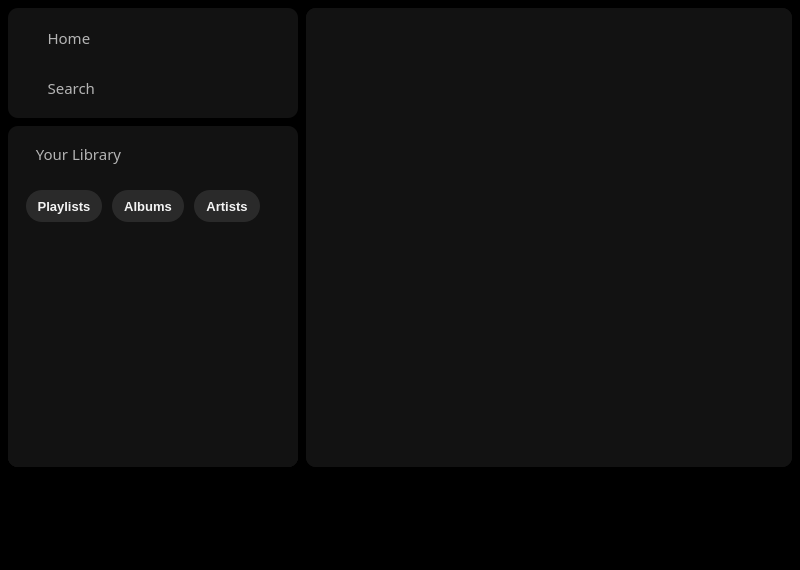
<?xml version="1.0" encoding="UTF-8"?>
<ui version="4.0">
 <class>MainWindow</class>
 <widget class="QMainWindow" name="MainWindow">
  <property name="geometry">
   <rect>
    <x>0</x>
    <y>0</y>
    <width>800</width>
    <height>570</height>
   </rect>
  </property>
  <property name="minimumSize">
   <size>
    <width>800</width>
    <height>570</height>
   </size>
  </property>
  <property name="windowTitle">
   <string>MainWindow</string>
  </property>
  <property name="styleSheet">
   <string notr="true">background-color: rgb(0, 0, 0);</string>
  </property>
  <widget class="QWidget" name="centralwidget">
   <layout class="QGridLayout" name="gridLayout">
    <property name="leftMargin">
     <number>8</number>
    </property>
    <property name="topMargin">
     <number>8</number>
    </property>
    <property name="rightMargin">
     <number>8</number>
    </property>
    <property name="bottomMargin">
     <number>8</number>
    </property>
    <property name="spacing">
     <number>8</number>
    </property>
    <item row="1" column="0" colspan="2">
     <widget class="QWidget" name="widget_4" native="true">
      <property name="sizePolicy">
       <sizepolicy hsizetype="Expanding" vsizetype="Fixed">
        <horstretch>0</horstretch>
        <verstretch>0</verstretch>
       </sizepolicy>
      </property>
      <property name="minimumSize">
       <size>
        <width>0</width>
        <height>87</height>
       </size>
      </property>
      <property name="styleSheet">
       <string notr="true">/*background-color: rgb(170, 170, 127);*/</string>
      </property>
     </widget>
    </item>
    <item row="0" column="0">
     <layout class="QVBoxLayout" name="verticalLayout">
      <property name="spacing">
       <number>8</number>
      </property>
      <item>
       <widget class="QWidget" name="widget" native="true">
        <property name="enabled">
         <bool>true</bool>
        </property>
        <property name="sizePolicy">
         <sizepolicy hsizetype="Preferred" vsizetype="Fixed">
          <horstretch>0</horstretch>
          <verstretch>0</verstretch>
         </sizepolicy>
        </property>
        <property name="minimumSize">
         <size>
          <width>290</width>
          <height>110</height>
         </size>
        </property>
        <property name="maximumSize">
         <size>
          <width>16777215</width>
          <height>16777215</height>
         </size>
        </property>
        <property name="font">
         <font>
          <pointsize>12</pointsize>
         </font>
        </property>
        <property name="styleSheet">
         <string notr="true">border-radius: 10px;
background-color: rgb(18, 18, 18);</string>
        </property>
        <layout class="QVBoxLayout" name="verticalLayout_2">
         <property name="spacing">
          <number>8</number>
         </property>
         <property name="leftMargin">
          <number>24</number>
         </property>
         <property name="topMargin">
          <number>8</number>
         </property>
         <property name="rightMargin">
          <number>35</number>
         </property>
         <property name="bottomMargin">
          <number>8</number>
         </property>
         <item>
          <widget class="QPushButton" name="pushButton">
           <property name="sizePolicy">
            <sizepolicy hsizetype="Preferred" vsizetype="Fixed">
             <horstretch>0</horstretch>
             <verstretch>0</verstretch>
            </sizepolicy>
           </property>
           <property name="minimumSize">
            <size>
             <width>0</width>
             <height>0</height>
            </size>
           </property>
           <property name="maximumSize">
            <size>
             <width>16777215</width>
             <height>40</height>
            </size>
           </property>
           <property name="font">
            <font>
             <family>Segoe UI Black</family>
             <pointsize>11</pointsize>
             <bold>false</bold>
             <underline>false</underline>
             <kerning>true</kerning>
            </font>
           </property>
           <property name="cursor">
            <cursorShape>PointingHandCursor</cursorShape>
           </property>
           <property name="styleSheet">
            <string notr="true">QPushButton {
    text-align: left;       /* Align text to the left */
    padding-left: 0px;     /* Adjust padding as needed */
	color: rgb(180, 180, 180);
}

QPushButton::icon {
    subcontrol-position: left center; /* Icon to the left and centered vertically */
}

QPushButton:hover {
    icon: url(C:/Users/tomas/Downloads/home_hover.png);
	color: rgb(255, 255, 255);
}

QPushButton:pressed {
    icon: url(C:/Users/tomas/Downloads/home_pressed.png);
	color: rgb(255, 255, 255);
}
</string>
           </property>
           <property name="text">
            <string>    Home</string>
           </property>
           <property name="icon">
            <iconset>
             <normaloff>../../../Downloads/home.png</normaloff>../../../Downloads/home.png</iconset>
           </property>
           <property name="iconSize">
            <size>
             <width>22</width>
             <height>22</height>
            </size>
           </property>
           <property name="checkable">
            <bool>false</bool>
           </property>
           <property name="autoRepeat">
            <bool>false</bool>
           </property>
           <property name="autoDefault">
            <bool>false</bool>
           </property>
           <property name="default">
            <bool>false</bool>
           </property>
           <property name="flat">
            <bool>false</bool>
           </property>
          </widget>
         </item>
         <item>
          <widget class="QPushButton" name="pushButton_2">
           <property name="sizePolicy">
            <sizepolicy hsizetype="Preferred" vsizetype="Fixed">
             <horstretch>0</horstretch>
             <verstretch>0</verstretch>
            </sizepolicy>
           </property>
           <property name="maximumSize">
            <size>
             <width>16777215</width>
             <height>40</height>
            </size>
           </property>
           <property name="font">
            <font>
             <family>Segoe UI Black</family>
             <pointsize>11</pointsize>
            </font>
           </property>
           <property name="cursor">
            <cursorShape>PointingHandCursor</cursorShape>
           </property>
           <property name="styleSheet">
            <string notr="true">QPushButton {
    text-align: left;       /* Align text to the left */
    padding-left: 0px;     /* Adjust padding as needed */
	color: rgb(180, 180, 180);
}

QPushButton::icon {
    subcontrol-position: left center; /* Icon to the left and centered vertically */
}

QPushButton:hover {
    icon: url(C:/Users/tomas/Downloads/search_hover.png);
	color: rgb(255, 255, 255);
}

QPushButton:pressed {
    icon: url(C:/Users/tomas/Downloads/search_pressed.png);
	color: rgb(255, 255, 255);
}</string>
           </property>
           <property name="text">
            <string>    Search</string>
           </property>
           <property name="icon">
            <iconset>
             <normaloff>../../../Downloads/search.png</normaloff>../../../Downloads/search.png</iconset>
           </property>
           <property name="iconSize">
            <size>
             <width>22</width>
             <height>22</height>
            </size>
           </property>
          </widget>
         </item>
        </layout>
       </widget>
      </item>
      <item>
       <widget class="QWidget" name="widget_2" native="true">
        <property name="sizePolicy">
         <sizepolicy hsizetype="Preferred" vsizetype="Expanding">
          <horstretch>0</horstretch>
          <verstretch>0</verstretch>
         </sizepolicy>
        </property>
        <property name="maximumSize">
         <size>
          <width>16777215</width>
          <height>16777215</height>
         </size>
        </property>
        <property name="styleSheet">
         <string notr="true">border-radius: 10px;
background-color: rgb(18, 18, 18);</string>
        </property>
        <layout class="QVBoxLayout" name="verticalLayout_3">
         <property name="spacing">
          <number>0</number>
         </property>
         <property name="leftMargin">
          <number>0</number>
         </property>
         <property name="topMargin">
          <number>0</number>
         </property>
         <property name="rightMargin">
          <number>0</number>
         </property>
         <property name="bottomMargin">
          <number>0</number>
         </property>
         <item>
          <layout class="QHBoxLayout" name="horizontalLayout_2">
           <property name="spacing">
            <number>73</number>
           </property>
           <property name="leftMargin">
            <number>16</number>
           </property>
           <property name="topMargin">
            <number>8</number>
           </property>
           <property name="rightMargin">
            <number>16</number>
           </property>
           <property name="bottomMargin">
            <number>8</number>
           </property>
           <item>
            <widget class="QPushButton" name="pushButton_3">
             <property name="sizePolicy">
              <sizepolicy hsizetype="Preferred" vsizetype="Fixed">
               <horstretch>0</horstretch>
               <verstretch>0</verstretch>
              </sizepolicy>
             </property>
             <property name="minimumSize">
              <size>
               <width>135</width>
               <height>40</height>
              </size>
             </property>
             <property name="font">
              <font>
               <family>Segoe UI Black</family>
               <pointsize>11</pointsize>
              </font>
             </property>
             <property name="cursor">
              <cursorShape>PointingHandCursor</cursorShape>
             </property>
             <property name="styleSheet">
              <string notr="true">QPushButton {
    text-align: left;       /* Align text to the left */
    padding-left: 8px;     /* Adjust padding as needed */
	color: rgb(180, 180, 180);
}

QPushButton::icon {
    subcontrol-position: left center; /* Icon to the left and centered vertically */
}

</string>
             </property>
             <property name="text">
              <string> Your Library</string>
             </property>
             <property name="icon">
              <iconset>
               <normaloff>../../../Downloads/library.png</normaloff>../../../Downloads/library.png</iconset>
             </property>
             <property name="iconSize">
              <size>
               <width>22</width>
               <height>22</height>
              </size>
             </property>
            </widget>
           </item>
           <item>
            <widget class="QPushButton" name="pushButton_4">
             <property name="sizePolicy">
              <sizepolicy hsizetype="Preferred" vsizetype="Fixed">
               <horstretch>0</horstretch>
               <verstretch>0</verstretch>
              </sizepolicy>
             </property>
             <property name="minimumSize">
              <size>
               <width>0</width>
               <height>32</height>
              </size>
             </property>
             <property name="maximumSize">
              <size>
               <width>32</width>
               <height>16777215</height>
              </size>
             </property>
             <property name="cursor">
              <cursorShape>PointingHandCursor</cursorShape>
             </property>
             <property name="styleSheet">
              <string notr="true">QPushButton {
	border-radius: 16.4px;
}

QPushButton:hover {
    icon: url(C:/Users/tomas/Downloads/add_hover.png);
	background-color: rgb(31, 31, 31);
}

QPushButton:pressed {
    icon: url(C:/Users/tomas/Downloads/add_hover.png);
	background-color: rgb(0, 0, 0);
}
</string>
             </property>
             <property name="text">
              <string/>
             </property>
             <property name="icon">
              <iconset>
               <normaloff>../../../Downloads/add.png</normaloff>../../../Downloads/add.png</iconset>
             </property>
             <property name="iconSize">
              <size>
               <width>14</width>
               <height>14</height>
              </size>
             </property>
            </widget>
           </item>
          </layout>
         </item>
         <item>
          <layout class="QHBoxLayout" name="horizontalLayout_3">
           <property name="spacing">
            <number>8</number>
           </property>
           <property name="leftMargin">
            <number>16</number>
           </property>
           <property name="topMargin">
            <number>8</number>
           </property>
           <property name="rightMargin">
            <number>0</number>
           </property>
           <property name="bottomMargin">
            <number>8</number>
           </property>
           <item>
            <widget class="QPushButton" name="pushButton_5">
             <property name="sizePolicy">
              <sizepolicy hsizetype="Fixed" vsizetype="Fixed">
               <horstretch>0</horstretch>
               <verstretch>0</verstretch>
              </sizepolicy>
             </property>
             <property name="minimumSize">
              <size>
               <width>76</width>
               <height>32</height>
              </size>
             </property>
             <property name="font">
              <font>
               <family>Segoe UI</family>
               <pointsize>10</pointsize>
               <bold>true</bold>
              </font>
             </property>
             <property name="cursor">
              <cursorShape>PointingHandCursor</cursorShape>
             </property>
             <property name="styleSheet">
              <string notr="true">QPushButton {
	background-color: rgb(42, 42, 42);
	color: rgb(244, 244, 244);
	border-radius: 16.4px;
}

QPushButton:hover {
	background-color: rgb(50, 50, 50);
}

QPushButton:pressed {
	background-color: rgb(255, 255, 255);
	color: rgb(0, 0, 0);
}

</string>
             </property>
             <property name="text">
              <string>Playlists</string>
             </property>
             <property name="iconSize">
              <size>
               <width>22</width>
               <height>22</height>
              </size>
             </property>
            </widget>
           </item>
           <item>
            <widget class="QPushButton" name="pushButton_6">
             <property name="sizePolicy">
              <sizepolicy hsizetype="Fixed" vsizetype="Fixed">
               <horstretch>0</horstretch>
               <verstretch>0</verstretch>
              </sizepolicy>
             </property>
             <property name="minimumSize">
              <size>
               <width>72</width>
               <height>32</height>
              </size>
             </property>
             <property name="maximumSize">
              <size>
               <width>16777215</width>
               <height>16777215</height>
              </size>
             </property>
             <property name="font">
              <font>
               <family>Segoe UI</family>
               <pointsize>10</pointsize>
               <bold>true</bold>
              </font>
             </property>
             <property name="cursor">
              <cursorShape>PointingHandCursor</cursorShape>
             </property>
             <property name="styleSheet">
              <string notr="true">QPushButton {
	background-color: rgb(42, 42, 42);
	color: rgb(244, 244, 244);
		border-radius: 16.4px;
}

QPushButton:hover {
	background-color: rgb(50, 50, 50);
}

QPushButton:pressed {
	background-color: rgb(255, 255, 255);
	color: rgb(0, 0, 0);
}

</string>
             </property>
             <property name="text">
              <string>Albums</string>
             </property>
             <property name="iconSize">
              <size>
               <width>14</width>
               <height>14</height>
              </size>
             </property>
            </widget>
           </item>
           <item>
            <widget class="QPushButton" name="pushButton_7">
             <property name="sizePolicy">
              <sizepolicy hsizetype="Fixed" vsizetype="Fixed">
               <horstretch>0</horstretch>
               <verstretch>0</verstretch>
              </sizepolicy>
             </property>
             <property name="minimumSize">
              <size>
               <width>66</width>
               <height>32</height>
              </size>
             </property>
             <property name="font">
              <font>
               <family>Segoe UI</family>
               <pointsize>10</pointsize>
               <bold>true</bold>
              </font>
             </property>
             <property name="cursor">
              <cursorShape>PointingHandCursor</cursorShape>
             </property>
             <property name="styleSheet">
              <string notr="true">QPushButton {
	background-color: rgb(42, 42, 42);
	color: rgb(244, 244, 244);
		border-radius: 16.4px;
}

QPushButton:hover {
	background-color: rgb(50, 50, 50);
}

QPushButton:pressed {
	background-color: rgb(255, 255, 255);
	color: rgb(0, 0, 0);
}

</string>
             </property>
             <property name="text">
              <string>Artists</string>
             </property>
            </widget>
           </item>
           <item>
            <spacer name="horizontalSpacer">
             <property name="orientation">
              <enum>Qt::Orientation::Horizontal</enum>
             </property>
             <property name="sizeType">
              <enum>QSizePolicy::Policy::Fixed</enum>
             </property>
             <property name="sizeHint" stdset="0">
              <size>
               <width>35</width>
               <height>20</height>
              </size>
             </property>
            </spacer>
           </item>
          </layout>
         </item>
         <item>
          <widget class="QScrollArea" name="scrollArea_2">
           <property name="sizePolicy">
            <sizepolicy hsizetype="Preferred" vsizetype="Expanding">
             <horstretch>0</horstretch>
             <verstretch>0</verstretch>
            </sizepolicy>
           </property>
           <property name="styleSheet">
            <string notr="true">background-color: rgb(18, 18, 18);

/*background-color: rgb(170, 0, 0);*/</string>
           </property>
           <property name="widgetResizable">
            <bool>true</bool>
           </property>
           <widget class="QWidget" name="scrollAreaWidgetContents_2">
            <property name="geometry">
             <rect>
              <x>0</x>
              <y>0</y>
              <width>290</width>
              <height>235</height>
             </rect>
            </property>
           </widget>
          </widget>
         </item>
        </layout>
       </widget>
      </item>
     </layout>
    </item>
    <item row="0" column="1">
     <widget class="QStackedWidget" name="stackedWidget">
      <property name="sizePolicy">
       <sizepolicy hsizetype="Expanding" vsizetype="Expanding">
        <horstretch>0</horstretch>
        <verstretch>0</verstretch>
       </sizepolicy>
      </property>
      <property name="styleSheet">
       <string notr="true">border-radius: 10px;
background-color: rgb(18, 18, 18);
</string>
      </property>
      <property name="frameShape">
       <enum>QFrame::Shape::NoFrame</enum>
      </property>
      <property name="lineWidth">
       <number>1</number>
      </property>
      <widget class="QWidget" name="page"/>
      <widget class="QWidget" name="page_2"/>
     </widget>
    </item>
   </layout>
  </widget>
 </widget>
 <resources/>
 <connections/>
</ui>
